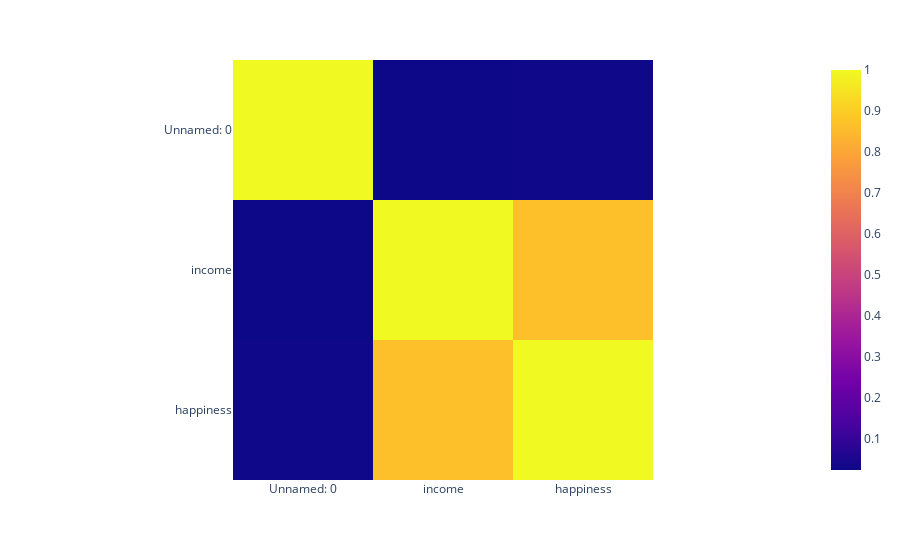

Source (notebook cell):
### Code cell
fig = px.imshow(df.corr())
fig.show()

### Figure 1 — Plotly figure (JSON) as saved in the notebook; plotly's stock layout.template omitted (floating-point values rounded to 4 significant figures)
{"data": [{"coloraxis": "coloraxis", "hovertemplate": "x: %{x}<br>y: %{y}<br>color: %{z}<extra></extra>", "name": "0", "type": "heatmap", "x": ["Unnamed: 0", "income", "happiness"], "xaxis": "x", "y": ["Unnamed: 0", "income", "happiness"], "yaxis": "y", "z": [[1, 0.02483, 0.02927], [0.02483, 1, 0.8656], [0.02927, 0.8656, 1]]}], "layout": {"coloraxis": {"colorscale": [[0, "#0d0887"], [0.1111, "#46039f"], [0.2222, "#7201a8"], [0.3333, "#9c179e"], [0.4444, "#bd3786"], [0.5556, "#d8576b"], [0.6667, "#ed7953"], [0.7778, "#fb9f3a"], [0.8889, "#fdca26"], [1, "#f0f921"]]}, "margin": {"t": 60}, "xaxis": {"anchor": "y", "constrain": "domain", "domain": [0, 1], "scaleanchor": "y"}, "yaxis": {"anchor": "x", "autorange": "reversed", "constrain": "domain", "domain": [0, 1]}}}
